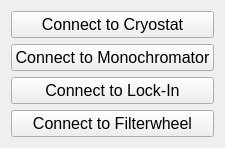
     <widget class="QWidget" name="layoutWidget">
      <property name="geometry">
       <rect>
        <x>720</x>
        <y>190</y>
        <width>203</width>
        <height>141</height>
       </rect>
      </property>
      <layout class="QVBoxLayout" name="verticalLayout_5">
       <item>
        <widget class="QPushButton" name="connectButton_Cryo">
         <property name="maximumSize">
          <size>
           <width>231</width>
           <height>31</height>
          </size>
         </property>
         <property name="font">
          <font>
           <pointsize>12</pointsize>
           <weight>50</weight>
           <italic>false</italic>
           <bold>false</bold>
          </font>
         </property>
         <property name="text">
          <string>Connect to Cryostat</string>
         </property>
        </widget>
       </item>
       <item>
        <widget class="QPushButton" name="connectButton_Mono">
         <property name="maximumSize">
          <size>
           <width>231</width>
           <height>31</height>
          </size>
         </property>
         <property name="font">
          <font>
           <pointsize>12</pointsize>
           <weight>50</weight>
           <italic>false</italic>
           <bold>false</bold>
          </font>
         </property>
         <property name="text">
          <string>Connect to Monochromator</string>
         </property>
        </widget>
       </item>
       <item>
        <widget class="QPushButton" name="connectButton_Lockin">
         <property name="maximumSize">
          <size>
           <width>231</width>
           <height>31</height>
          </size>
         </property>
         <property name="font">
          <font>
           <pointsize>12</pointsize>
           <weight>50</weight>
           <italic>false</italic>
           <bold>false</bold>
          </font>
         </property>
         <property name="text">
          <string>Connect to Lock-In</string>
         </property>
        </widget>
       </item>
       <item>
        <widget class="QPushButton" name="connectButton_Filter">
         <property name="maximumSize">
          <size>
           <width>231</width>
           <height>31</height>
          </size>
         </property>
         <property name="font">
          <font>
           <pointsize>12</pointsize>
           <weight>50</weight>
           <italic>false</italic>
           <bold>false</bold>
          </font>
         </property>
         <property name="text">
          <string>Connect to Filterwheel</string>
         </property>
        </widget>
       </item>
      </layout>
     </widget>
